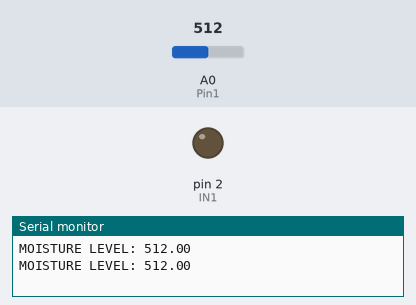
The sketch below on a simulated Arduino Uno, built with avr-gcc and run on an emulated ATmega328P. Shown: output pins drawn as LEDs (lit = HIGH), the last lines printed to the serial monitor. The test bench sets the inputs (shaded band); at power-on: A0 (Pin1) = 512.

Above: at 1.2 s.
1.3 s: A0 (Pin1) set to 478
3.3 s: A0 (Pin1) set to 452
At 4.5 s:
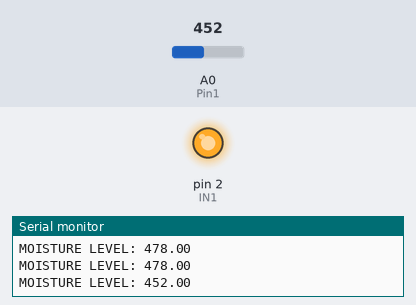
5.7 s: A0 (Pin1) set to 480
At 7.4 s:
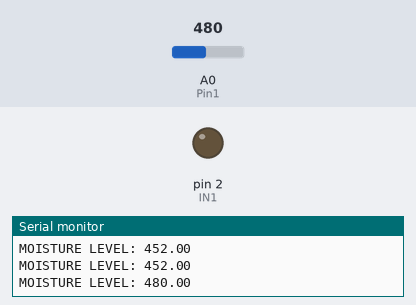
7.8 s: A0 (Pin1) set to 460
At 9.1 s:
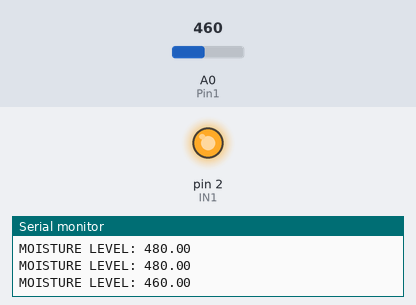
Timing chart, 0 to 10.8 s (numbered marks = the images above; inputs shaded):
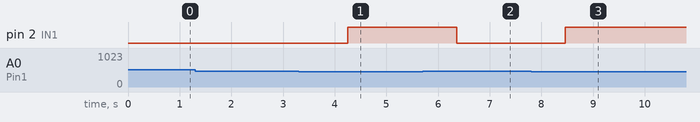

The sketch:

main.ino
```cpp
const int IN1 = 2;    //ポンプの制御ピン
const int Pin1 = A0;  //湿度センサのピン
const int THRESHOLD = 470; //湿度のしきい値
const int READ_TIMES = 5;  //センサー値を読み取り回数

void setup() {
  Serial.begin(9600);
  pinMode(IN1, OUTPUT);
  pinMode(Pin1, INPUT);

  //初期状態でポンプをOFFにしておく
  digitalWrite(IN1, LOW);
}

void loop() {
  float value1 = 0;

  for (int i = 0; i < READ_TIMES; i++) {
    value1 += analogRead(Pin1);
    delay(10);  //10ms待機
  }
  value1 /= READ_TIMES;

  //湿度数の出力
  Serial.print("MOISTURE LEVEL: ");
  Serial.println(value1);

  //値に応じてポンプを制御
  if (value1 > THRESHOLD) {
    digitalWrite(IN1, LOW);  //OFF
  } else {
    digitalWrite(IN1, HIGH); //ON
  }

  Serial.println();
  delay(1000); // 1秒ごとに測定
}
```

Measured:
- the behaviour switches between 471 and 470 on A0 (Pin1) (found by bisection; images 0 and 1)
- after the input at 3.3 s, pin 2 (IN1): LOW → HIGH after 0.96 s
- after the input at 5.7 s, pin 2 (IN1): HIGH → LOW after 0.66 s
- after the input at 7.8 s, pin 2 (IN1): LOW → HIGH after 0.66 s
